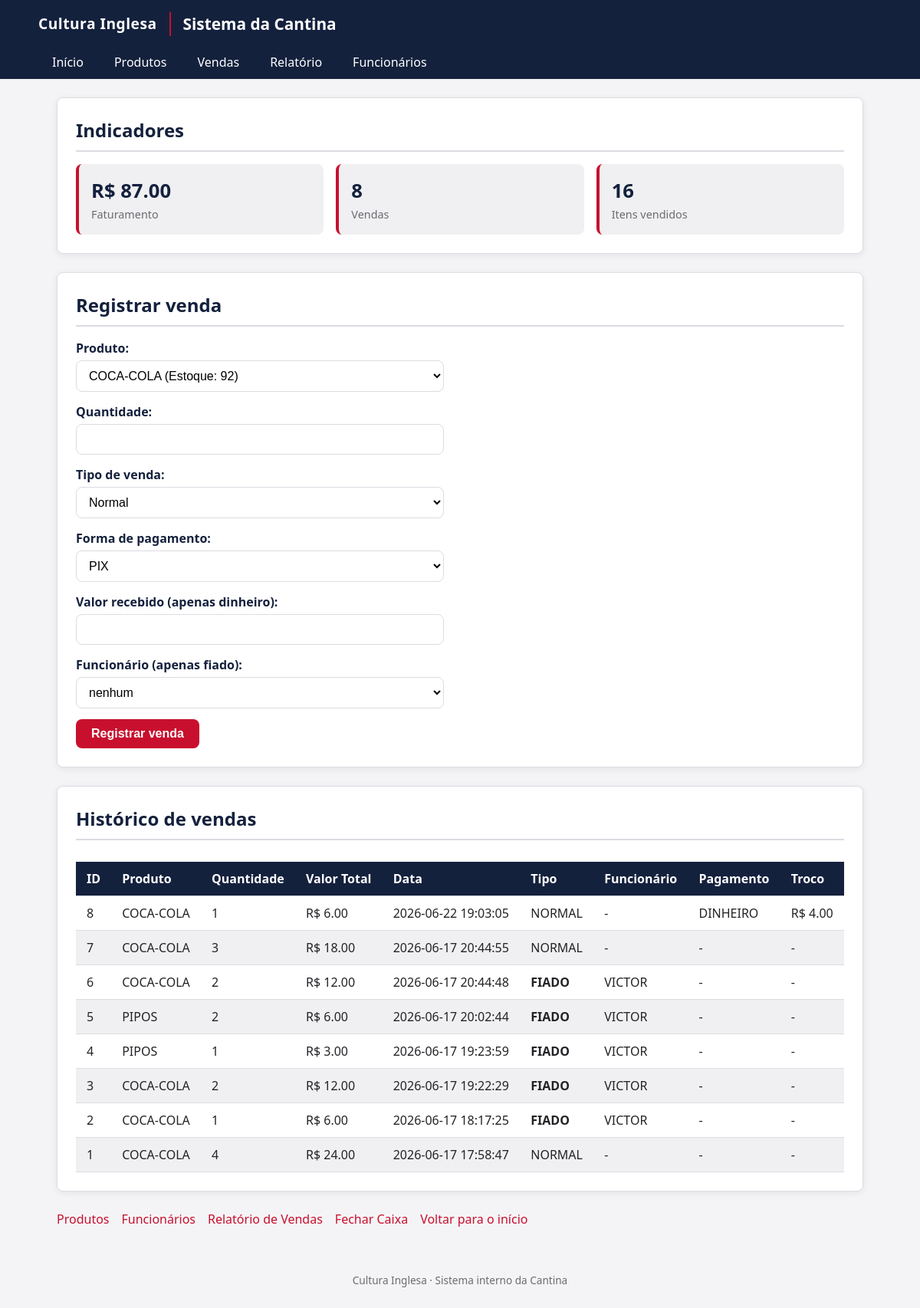
/vendas, run on the app's committed database.
### tables this page shows
CREATE TABLE vendas (
    id INTEGER PRIMARY KEY AUTOINCREMENT,
    produto_id INTEGER,
    quantidade INTEGER,
    valor_total REAL,
    data_venda TIMESTAMP DEFAULT CURRENT_TIMESTAMP, tipo_venda TEXT DEFAULT 'NORMAL', funcionario_nome TEXT, forma_pagamento TEXT, valor_recebido REAL, troco REAL,
    FOREIGN KEY (produto_id) REFERENCES produtos(id)
);

CREATE TABLE produtos (
    id INTEGER PRIMARY KEY AUTOINCREMENT,
    nome TEXT NOT NULL,
    preco REAL NOT NULL,
    estoque INTEGER NOT NULL
);

### app.py (the view, shortened to what this page needs)
@app.route('/vendas', methods=['GET', 'POST'])
def vendas():
    conn = conectar()
    cursor = conn.cursor()
    cursor.execute("""
        SELECT id, nome, estoque
        FROM produtos
    """)
    produtos = cursor.fetchall()
    cursor.execute("""
        SELECT
            v.id,
            p.nome,
            v.quantidade,
            v.valor_total,
            v.data_venda,
            v.tipo_venda,
            v.funcionario_nome,
            v.forma_pagamento,
            v.troco
        FROM vendas v
        JOIN produtos p
            ON v.produto_id = p.id
        ORDER BY v.data_venda DESC
    """)
    vendas = cursor.fetchall()
    cursor.execute("""
        SELECT COALESCE(SUM(valor_total), 0)
        FROM vendas
    """)
    faturamento_total = cursor.fetchone()[0]
    cursor.execute("""
        SELECT COUNT(*)
        FROM vendas
    """)
    total_vendas = cursor.fetchone()[0]
    cursor.execute("""
        SELECT COALESCE(SUM(quantidade), 0)
        FROM vendas
    """)
    total_itens = cursor.fetchone()[0]
    cursor.execute("""
        SELECT id, nome
        FROM funcionarios
        ORDER BY nome
    """)
    funcionarios = cursor.fetchall()
    conn.close()
    return render_template(
        "vendas.html",
        produtos=produtos,
        vendas=vendas,
        faturamento_total=faturamento_total,
        total_vendas=total_vendas,
        total_itens=total_itens,
        funcionarios=funcionarios
    )

### app.py (called while the page is built)
def conectar():
    return sqlite3.connect("cantina2.db")

### templates/vendas.html (shortened to what this page needs)
{% extends "base.html" %}
{% block conteudo %}
    <div class="cartao">
        <h2 class="cartao-titulo">Indicadores</h2>
        <div class="indicadores">
            <div class="indicador">
                <div class="indicador-valor">R$ {{ "%.2f"|format(faturamento_total) }}</div>
                <div class="indicador-rotulo">Faturamento</div>
            </div>
            <div class="indicador">
                <div class="indicador-valor">{{ total_vendas }}</div>
                <div class="indicador-rotulo">Vendas</div>
            </div>
            <div class="indicador">
                <div class="indicador-valor">{{ total_itens }}</div>
                <div class="indicador-rotulo">Itens vendidos</div>
            </div>
        </div>
    </div>
    <div class="cartao">
        <h2 class="cartao-titulo">Registrar venda</h2>
        <form method="POST">
            <div class="campo">
                <label>Produto:</label>
                <select name="produto_id" required>
                    {% for p in produtos %}
                        <option value="{{ p[0] }}">
                            {{ p[1] }} (Estoque: {{ p[2] }})
                        </option>
                    {% endfor %}
                </select>
            </div>
            <div class="campo">
                <label>Quantidade:</label>
                <input type="number" name="quantidade" min="1" required>
            </div>
            <div class="campo">
                <label>Tipo de venda:</label>
                <select name="tipo_venda">
                    <option value="NORMAL">Normal</option>
                </select>
            </div>
            <div class="campo">
                <label>Forma de pagamento:</label>
                <select name="forma_pagamento">
                    <option value="PIX">PIX</option>
                </select>
            </div>
            <div class="campo">
                <label>Valor recebido (apenas dinheiro):</label>
                <input type="number" step="0.01" name="valor_recebido">
            </div>
            <div class="campo">
                <label>Funcionário (apenas fiado):</label>
                <select name="funcionario_nome">
                    <option value="">nenhum</option>
                </select>
            </div>
            <button type="submit">Registrar venda</button>
        </form>
    </div>
    <div class="cartao">
        <h2 class="cartao-titulo">Histórico de vendas</h2>
        {% if vendas and vendas|length > 0 %}
        <div class="tabela-wrapper">
            <table>
                <thead>
                    <tr>
                        <th>ID</th>
                        <th>Produto</th>
                        <th>Quantidade</th>
                        <th>Valor Total</th>
                        <th>Data</th>
                        <th>Tipo</th>
                        <th>Funcionário</th>
                        <th>Pagamento</th>
                        <th>Troco</th>
                    </tr>
                </thead>
                <tbody>
                    {% for v in vendas %}
                    <tr>
                        <td>{{ v[0] }}</td>
                        <td>{{ v[1] }}</td>
                        <td>{{ v[2] }}</td>
                        <td>R$ {{ "%.2f"|format(v[3]) }}</td>
                        <td>{{ v[4] }}</td>
                        <td>
                            {% if v[5] == "FIADO" %}
                                <strong>FIADO</strong>
                            {% else %}
                                NORMAL
                            {% endif %}
                        </td>
                        <td>{{ v[6] if v[6] else "-" }}</td>
                        <td>{{ v[7] if v[7] else "-" }}</td>
                        <td>
                            {% if v[8] %}
                                R$ {{ "%.2f"|format(v[8]) }}
                            {% else %}
                                -
                            {% endif %}
                        </td>
                    </tr>
                    {% endfor %}
                </tbody>
            </table>
        </div>
        {% else %}
            <p>Nenhuma venda registrada ainda.</p>
        {% endif %}
    </div>
    <div class="links-rodape-pagina">
        <a href="/produtos">Produtos</a>
        <a href="/funcionarios">Funcionários</a>
        <a href="/relatorio_vendas">Relatório de Vendas</a>
        <a href="/fechar_caixa">Fechar Caixa</a>
        <a href="/">Voltar para o início</a>
    </div>
{% endblock %}

### static/style.css (style rules this page uses)
:root { --vermelho-principal: #C8102E; --vermelho-escuro: #960C22; --azul-marinho: #14213D; --branco: #FFFFFF; --cinza-fundo: #F4F4F6; --cinza-borda: #DCDCE2; --cinza-claro: #F0F0F2; --texto-principal: #232327; --texto-secundario: #6B6B72; --sucesso: #2E7D32; --alerta: #B8860B; --sombra: 0 2px 8px rgba(20, 33, 61, 0.08); --raio: 8px; }
* { box-sizing: border-box; }
body { margin: 0; font-family: "Segoe UI", Arial, Helvetica, sans-serif; background-color: var(--cinza-fundo); color: var(--texto-principal); line-height: 1.5; }
h1, h2, h3 { color: var(--azul-marinho); margin-top: 0; }
a { color: var(--vermelho-principal); text-decoration: none; }
.cartao { background-color: var(--branco); border: 1px solid var(--cinza-borda); border-radius: var(--raio); box-shadow: var(--sombra); padding: 24px; margin-bottom: 24px; }
.cartao-titulo { border-bottom: 2px solid var(--cinza-borda); padding-bottom: 8px; margin-bottom: 16px; }
.indicadores { display: flex; flex-wrap: wrap; gap: 16px; }
.indicador { flex: 1; min-width: 180px; background-color: var(--cinza-claro); border-left: 4px solid var(--vermelho-principal); border-radius: var(--raio); padding: 16px; }
.indicador-valor { font-size: 1.6rem; font-weight: bold; color: var(--azul-marinho); }
.indicador-rotulo { color: var(--texto-secundario); font-size: 0.9rem; }
.links-rodape-pagina { display: flex; flex-wrap: wrap; gap: 16px; margin-top: 8px; }
form { display: flex; flex-direction: column; gap: 14px; max-width: 480px; }
label { font-weight: 600; color: var(--azul-marinho); margin-bottom: 4px; display: block; }
input[type="text"], input[type="number"], select { width: 100%; padding: 10px 12px; border: 1px solid var(--cinza-borda); border-radius: var(--raio); font-size: 1rem; background-color: var(--branco); }
.campo { display: flex; flex-direction: column; }
button, .botao { background-color: var(--vermelho-principal); color: var(--branco); border: none; padding: 10px 20px; border-radius: var(--raio); font-size: 1rem; font-weight: 600; cursor: pointer; align-self: flex-start; transition: background-color 0.15s ease-in-out; }
.tabela-wrapper { overflow-x: auto; }
table { width: 100%; border-collapse: collapse; margin-top: 12px; }
th, td { padding: 10px 14px; text-align: left; border-bottom: 1px solid var(--cinza-borda); }
th { background-color: var(--azul-marinho); color: var(--branco); font-weight: 600; }
tbody tr:nth-child(even) { background-color: var(--cinza-claro); }

### data on the page
vendas: id "8", nome "COCA-COLA", quantidade "1", valor_total "6.00", data_venda "2026-06-22 19:03:05", tipo_venda "NORMAL", funcionario_nome "-", forma_pagamento "DINHEIRO", troco "4.00"
vendas: id "7", nome "COCA-COLA", quantidade "3", valor_total "18.00", data_venda "2026-06-17 20:44:55", tipo_venda "NORMAL", funcionario_nome "-", v "-"
vendas: id "6", nome "COCA-COLA", quantidade "2", valor_total "12.00", data_venda "2026-06-17 20:44:48", tipo_venda "FIADO", funcionario_nome "VICTOR", v "-"
vendas: id "5", nome "PIPOS", quantidade "2", valor_total "6.00", data_venda "2026-06-17 20:02:44", tipo_venda "FIADO", funcionario_nome "VICTOR", v "-"
vendas: id "4", nome "PIPOS", quantidade "1", valor_total "3.00", data_venda "2026-06-17 19:23:59", tipo_venda "FIADO", funcionario_nome "VICTOR", v "-"
vendas: id "3", nome "COCA-COLA", quantidade "2", valor_total "12.00", data_venda "2026-06-17 19:22:29", tipo_venda "FIADO", funcionario_nome "VICTOR", v "-"
vendas: id "2", nome "COCA-COLA", quantidade "1", valor_total "6.00", data_venda "2026-06-17 18:17:25", tipo_venda "FIADO", funcionario_nome "VICTOR", v "-"
vendas: id "1", nome "COCA-COLA", quantidade "4", valor_total "24.00", data_venda "2026-06-17 17:58:47", tipo_venda "NORMAL", v "-"

### other printed values
{{ "%.2f"|format(faturamento_total) }} "87.00"
{{ total_vendas }} "8"
{{ total_itens }} "16"
form field produto_id "COCA-COLA (Estoque: 92)"
